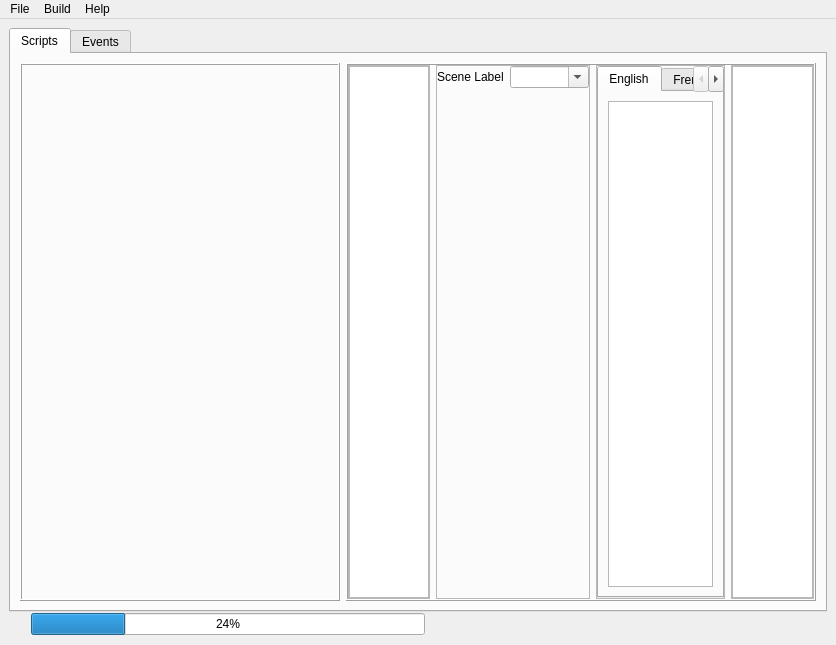
<?xml version="1.0" encoding="UTF-8"?>
<ui version="4.0">
 <class>MainWindow</class>
 <widget class="QMainWindow" name="MainWindow">
  <property name="geometry">
   <rect>
    <x>0</x>
    <y>0</y>
    <width>836</width>
    <height>645</height>
   </rect>
  </property>
  <property name="sizePolicy">
   <sizepolicy hsizetype="Expanding" vsizetype="Expanding">
    <horstretch>1</horstretch>
    <verstretch>1</verstretch>
   </sizepolicy>
  </property>
  <property name="windowTitle">
   <string>MainWindow</string>
  </property>
  <widget class="QWidget" name="center">
   <property name="enabled">
    <bool>true</bool>
   </property>
   <property name="sizePolicy">
    <sizepolicy hsizetype="Expanding" vsizetype="Expanding">
     <horstretch>1</horstretch>
     <verstretch>1</verstretch>
    </sizepolicy>
   </property>
   <layout class="QVBoxLayout" name="verticalLayout">
    <property name="spacing">
     <number>0</number>
    </property>
    <item>
     <widget class="QTabWidget" name="tabs">
      <property name="enabled">
       <bool>true</bool>
      </property>
      <property name="sizePolicy">
       <sizepolicy hsizetype="Expanding" vsizetype="Expanding">
        <horstretch>1</horstretch>
        <verstretch>1</verstretch>
       </sizepolicy>
      </property>
      <property name="currentIndex">
       <number>0</number>
      </property>
      <widget class="QWidget" name="script_tab">
       <property name="enabled">
        <bool>true</bool>
       </property>
       <property name="sizePolicy">
        <sizepolicy hsizetype="Expanding" vsizetype="Expanding">
         <horstretch>1</horstretch>
         <verstretch>1</verstretch>
        </sizepolicy>
       </property>
       <property name="minimumSize">
        <size>
         <width>0</width>
         <height>0</height>
        </size>
       </property>
       <attribute name="title">
        <string>Scripts</string>
       </attribute>
       <layout class="QHBoxLayout" name="horizontalLayout_2">
        <item>
         <layout class="QHBoxLayout" name="horizontalLayout_4">
          <property name="sizeConstraint">
           <enum>QLayout::SizeConstraint::SetNoConstraint</enum>
          </property>
          <item>
           <widget class="QFrame" name="script_tree_frame">
            <property name="sizePolicy">
             <sizepolicy hsizetype="Expanding" vsizetype="Expanding">
              <horstretch>1</horstretch>
              <verstretch>1</verstretch>
             </sizepolicy>
            </property>
            <property name="minimumSize">
             <size>
              <width>320</width>
              <height>0</height>
             </size>
            </property>
            <property name="maximumSize">
             <size>
              <width>320</width>
              <height>16777215</height>
             </size>
            </property>
            <property name="frameShape">
             <enum>QFrame::Shape::Box</enum>
            </property>
            <property name="frameShadow">
             <enum>QFrame::Shadow::Raised</enum>
            </property>
            <layout class="QHBoxLayout" name="horizontalLayout_9">
             <property name="leftMargin">
              <number>0</number>
             </property>
             <property name="topMargin">
              <number>0</number>
             </property>
             <property name="rightMargin">
              <number>0</number>
             </property>
             <property name="bottomMargin">
              <number>0</number>
             </property>
            </layout>
           </widget>
          </item>
          <item>
           <widget class="QFrame" name="script_data_frame">
            <property name="sizePolicy">
             <sizepolicy hsizetype="Expanding" vsizetype="Expanding">
              <horstretch>2</horstretch>
              <verstretch>1</verstretch>
             </sizepolicy>
            </property>
            <property name="frameShape">
             <enum>QFrame::Shape::Box</enum>
            </property>
            <property name="frameShadow">
             <enum>QFrame::Shadow::Raised</enum>
            </property>
            <property name="lineWidth">
             <number>1</number>
            </property>
            <property name="midLineWidth">
             <number>0</number>
            </property>
            <layout class="QHBoxLayout" name="horizontalLayout_3">
             <property name="leftMargin">
              <number>0</number>
             </property>
             <property name="topMargin">
              <number>0</number>
             </property>
             <property name="rightMargin">
              <number>0</number>
             </property>
             <property name="bottomMargin">
              <number>0</number>
             </property>
             <item>
              <widget class="QFrame" name="script_frame">
               <property name="frameShape">
                <enum>QFrame::Shape::StyledPanel</enum>
               </property>
               <property name="frameShadow">
                <enum>QFrame::Shadow::Raised</enum>
               </property>
               <layout class="QVBoxLayout" name="verticalLayout_8">
                <property name="leftMargin">
                 <number>0</number>
                </property>
                <property name="topMargin">
                 <number>0</number>
                </property>
                <property name="rightMargin">
                 <number>0</number>
                </property>
                <property name="bottomMargin">
                 <number>0</number>
                </property>
                <item>
                 <widget class="QTextEdit" name="script_edit">
                  <property name="font">
                   <font>
                    <family>Courier New</family>
                   </font>
                  </property>
                 </widget>
                </item>
               </layout>
              </widget>
             </item>
             <item>
              <widget class="QFrame" name="scene_frame">
               <property name="frameShape">
                <enum>QFrame::Shape::StyledPanel</enum>
               </property>
               <property name="frameShadow">
                <enum>QFrame::Shadow::Raised</enum>
               </property>
               <layout class="QVBoxLayout" name="verticalLayout_7">
                <property name="leftMargin">
                 <number>0</number>
                </property>
                <property name="topMargin">
                 <number>0</number>
                </property>
                <property name="rightMargin">
                 <number>0</number>
                </property>
                <property name="bottomMargin">
                 <number>0</number>
                </property>
                <item>
                 <layout class="QHBoxLayout" name="horizontalLayout_12">
                  <item>
                   <widget class="QLabel" name="label_5">
                    <property name="text">
                     <string>Scene Label</string>
                    </property>
                   </widget>
                  </item>
                  <item>
                   <widget class="QComboBox" name="scene_edit">
                    <property name="font">
                     <font>
                      <family>Courier New</family>
                     </font>
                    </property>
                    <property name="editable">
                     <bool>true</bool>
                    </property>
                   </widget>
                  </item>
                  <item>
                   <spacer name="horizontalSpacer">
                    <property name="orientation">
                     <enum>Qt::Orientation::Horizontal</enum>
                    </property>
                    <property name="sizeHint" stdset="0">
                     <size>
                      <width>40</width>
                      <height>20</height>
                     </size>
                    </property>
                   </spacer>
                  </item>
                 </layout>
                </item>
                <item>
                 <spacer name="verticalSpacer">
                  <property name="orientation">
                   <enum>Qt::Orientation::Vertical</enum>
                  </property>
                  <property name="sizeHint" stdset="0">
                   <size>
                    <width>20</width>
                    <height>40</height>
                   </size>
                  </property>
                 </spacer>
                </item>
               </layout>
              </widget>
             </item>
             <item>
              <widget class="QFrame" name="string_frame">
               <property name="frameShape">
                <enum>QFrame::Shape::StyledPanel</enum>
               </property>
               <property name="frameShadow">
                <enum>QFrame::Shadow::Raised</enum>
               </property>
               <layout class="QVBoxLayout" name="verticalLayout_9">
                <property name="leftMargin">
                 <number>0</number>
                </property>
                <property name="topMargin">
                 <number>0</number>
                </property>
                <property name="rightMargin">
                 <number>0</number>
                </property>
                <property name="bottomMargin">
                 <number>0</number>
                </property>
                <item>
                 <widget class="QTabWidget" name="language_tabs">
                  <property name="currentIndex">
                   <number>0</number>
                  </property>
                  <widget class="QWidget" name="english_tab">
                   <attribute name="title">
                    <string>English</string>
                   </attribute>
                   <layout class="QHBoxLayout" name="horizontalLayout_14">
                    <item>
                     <widget class="QTextEdit" name="english_edit">
                      <property name="font">
                       <font>
                        <family>Courier New</family>
                       </font>
                      </property>
                     </widget>
                    </item>
                   </layout>
                  </widget>
                  <widget class="QWidget" name="french_tab">
                   <attribute name="title">
                    <string>French</string>
                   </attribute>
                   <layout class="QHBoxLayout" name="horizontalLayout_16">
                    <item>
                     <widget class="QTextEdit" name="french_edit"/>
                    </item>
                   </layout>
                  </widget>
                  <widget class="QWidget" name="german_tab">
                   <attribute name="title">
                    <string>German</string>
                   </attribute>
                   <layout class="QHBoxLayout" name="horizontalLayout_17">
                    <item>
                     <widget class="QTextEdit" name="german_edit"/>
                    </item>
                   </layout>
                  </widget>
                  <widget class="QWidget" name="italian_tab">
                   <attribute name="title">
                    <string>Italian</string>
                   </attribute>
                   <layout class="QHBoxLayout" name="horizontalLayout_18">
                    <item>
                     <widget class="QTextEdit" name="italian_edit"/>
                    </item>
                   </layout>
                  </widget>
                  <widget class="QWidget" name="spanish_tab">
                   <attribute name="title">
                    <string>Spanish</string>
                   </attribute>
                   <layout class="QHBoxLayout" name="horizontalLayout_15">
                    <item>
                     <widget class="QTextEdit" name="spanish_edit"/>
                    </item>
                   </layout>
                  </widget>
                 </widget>
                </item>
               </layout>
              </widget>
             </item>
             <item>
              <widget class="QFrame" name="conditionals_frame">
               <property name="enabled">
                <bool>true</bool>
               </property>
               <property name="frameShape">
                <enum>QFrame::Shape::StyledPanel</enum>
               </property>
               <property name="frameShadow">
                <enum>QFrame::Shadow::Raised</enum>
               </property>
               <layout class="QVBoxLayout" name="verticalLayout_6">
                <property name="leftMargin">
                 <number>0</number>
                </property>
                <property name="topMargin">
                 <number>0</number>
                </property>
                <property name="rightMargin">
                 <number>0</number>
                </property>
                <property name="bottomMargin">
                 <number>0</number>
                </property>
                <item>
                 <widget class="QTextEdit" name="conditionals_edit">
                  <property name="font">
                   <font>
                    <family>Courier New</family>
                   </font>
                  </property>
                 </widget>
                </item>
               </layout>
              </widget>
             </item>
            </layout>
           </widget>
          </item>
         </layout>
        </item>
       </layout>
      </widget>
      <widget class="QWidget" name="event_tab">
       <property name="enabled">
        <bool>true</bool>
       </property>
       <property name="sizePolicy">
        <sizepolicy hsizetype="Expanding" vsizetype="Expanding">
         <horstretch>1</horstretch>
         <verstretch>1</verstretch>
        </sizepolicy>
       </property>
       <attribute name="title">
        <string>Events</string>
       </attribute>
       <layout class="QHBoxLayout" name="horizontalLayout">
        <item>
         <layout class="QHBoxLayout" name="horizontalLayout_5">
          <property name="sizeConstraint">
           <enum>QLayout::SizeConstraint::SetNoConstraint</enum>
          </property>
          <item>
           <widget class="QFrame" name="event_tree_frame">
            <property name="enabled">
             <bool>true</bool>
            </property>
            <property name="sizePolicy">
             <sizepolicy hsizetype="Expanding" vsizetype="Expanding">
              <horstretch>1</horstretch>
              <verstretch>1</verstretch>
             </sizepolicy>
            </property>
            <property name="minimumSize">
             <size>
              <width>320</width>
              <height>0</height>
             </size>
            </property>
            <property name="maximumSize">
             <size>
              <width>320</width>
              <height>16777215</height>
             </size>
            </property>
            <property name="frameShape">
             <enum>QFrame::Shape::Box</enum>
            </property>
            <property name="frameShadow">
             <enum>QFrame::Shadow::Raised</enum>
            </property>
            <layout class="QHBoxLayout" name="horizontalLayout_8">
             <property name="leftMargin">
              <number>0</number>
             </property>
             <property name="topMargin">
              <number>0</number>
             </property>
             <property name="rightMargin">
              <number>0</number>
             </property>
             <property name="bottomMargin">
              <number>0</number>
             </property>
            </layout>
           </widget>
          </item>
          <item>
           <widget class="QFrame" name="event_data_frame">
            <property name="sizePolicy">
             <sizepolicy hsizetype="Expanding" vsizetype="Expanding">
              <horstretch>2</horstretch>
              <verstretch>1</verstretch>
             </sizepolicy>
            </property>
            <property name="frameShape">
             <enum>QFrame::Shape::Box</enum>
            </property>
            <property name="frameShadow">
             <enum>QFrame::Shadow::Raised</enum>
            </property>
            <layout class="QVBoxLayout" name="verticalLayout_4">
             <property name="leftMargin">
              <number>0</number>
             </property>
             <property name="topMargin">
              <number>0</number>
             </property>
             <property name="rightMargin">
              <number>0</number>
             </property>
             <property name="bottomMargin">
              <number>0</number>
             </property>
             <item>
              <widget class="QFrame" name="event_frame">
               <property name="frameShape">
                <enum>QFrame::Shape::StyledPanel</enum>
               </property>
               <property name="frameShadow">
                <enum>QFrame::Shadow::Raised</enum>
               </property>
               <layout class="QVBoxLayout" name="verticalLayout_5">
                <property name="leftMargin">
                 <number>0</number>
                </property>
                <property name="topMargin">
                 <number>0</number>
                </property>
                <property name="rightMargin">
                 <number>0</number>
                </property>
                <property name="bottomMargin">
                 <number>0</number>
                </property>
                <item>
                 <layout class="QHBoxLayout" name="horizontalLayout_6">
                  <item>
                   <widget class="QLabel" name="label_3">
                    <property name="minimumSize">
                     <size>
                      <width>64</width>
                      <height>0</height>
                     </size>
                    </property>
                    <property name="text">
                     <string>Script</string>
                    </property>
                    <property name="alignment">
                     <set>Qt::AlignmentFlag::AlignCenter</set>
                    </property>
                   </widget>
                  </item>
                  <item>
                   <widget class="QComboBox" name="event_script_edit">
                    <property name="minimumSize">
                     <size>
                      <width>64</width>
                      <height>0</height>
                     </size>
                    </property>
                    <property name="font">
                     <font>
                      <family>Courier New</family>
                     </font>
                    </property>
                    <property name="editable">
                     <bool>true</bool>
                    </property>
                   </widget>
                  </item>
                  <item>
                   <spacer name="horizontalSpacer_4">
                    <property name="orientation">
                     <enum>Qt::Orientation::Horizontal</enum>
                    </property>
                    <property name="sizeHint" stdset="0">
                     <size>
                      <width>40</width>
                      <height>20</height>
                     </size>
                    </property>
                   </spacer>
                  </item>
                 </layout>
                </item>
                <item>
                 <layout class="QHBoxLayout" name="horizontalLayout_10">
                  <item>
                   <widget class="QLabel" name="label">
                    <property name="minimumSize">
                     <size>
                      <width>64</width>
                      <height>0</height>
                     </size>
                    </property>
                    <property name="text">
                     <string>Scene</string>
                    </property>
                    <property name="alignment">
                     <set>Qt::AlignmentFlag::AlignCenter</set>
                    </property>
                   </widget>
                  </item>
                  <item>
                   <widget class="QComboBox" name="event_scene_edit">
                    <property name="minimumSize">
                     <size>
                      <width>64</width>
                      <height>0</height>
                     </size>
                    </property>
                    <property name="font">
                     <font>
                      <family>Courier New</family>
                     </font>
                    </property>
                    <property name="editable">
                     <bool>true</bool>
                    </property>
                   </widget>
                  </item>
                  <item>
                   <spacer name="horizontalSpacer_7">
                    <property name="orientation">
                     <enum>Qt::Orientation::Horizontal</enum>
                    </property>
                    <property name="sizeHint" stdset="0">
                     <size>
                      <width>40</width>
                      <height>20</height>
                     </size>
                    </property>
                   </spacer>
                  </item>
                 </layout>
                </item>
                <item>
                 <layout class="QHBoxLayout" name="horizontalLayout_11">
                  <item>
                   <widget class="QLabel" name="label_2">
                    <property name="minimumSize">
                     <size>
                      <width>64</width>
                      <height>0</height>
                     </size>
                    </property>
                    <property name="text">
                     <string>Allow Text</string>
                    </property>
                    <property name="alignment">
                     <set>Qt::AlignmentFlag::AlignCenter</set>
                    </property>
                   </widget>
                  </item>
                  <item>
                   <widget class="QLabel" name="label_4">
                    <property name="minimumSize">
                     <size>
                      <width>24</width>
                      <height>0</height>
                     </size>
                    </property>
                    <property name="text">
                     <string/>
                    </property>
                   </widget>
                  </item>
                  <item>
                   <widget class="QCheckBox" name="event_has_strings_edit">
                    <property name="minimumSize">
                     <size>
                      <width>32</width>
                      <height>0</height>
                     </size>
                    </property>
                    <property name="text">
                     <string/>
                    </property>
                   </widget>
                  </item>
                  <item>
                   <spacer name="horizontalSpacer_2">
                    <property name="orientation">
                     <enum>Qt::Orientation::Horizontal</enum>
                    </property>
                    <property name="sizeHint" stdset="0">
                     <size>
                      <width>40</width>
                      <height>20</height>
                     </size>
                    </property>
                   </spacer>
                  </item>
                 </layout>
                </item>
               </layout>
              </widget>
             </item>
             <item>
              <spacer name="verticalSpacer_2">
               <property name="orientation">
                <enum>Qt::Orientation::Vertical</enum>
               </property>
               <property name="sizeHint" stdset="0">
                <size>
                 <width>20</width>
                 <height>40</height>
                </size>
               </property>
              </spacer>
             </item>
            </layout>
           </widget>
          </item>
         </layout>
        </item>
       </layout>
      </widget>
     </widget>
    </item>
    <item>
     <layout class="QHBoxLayout" name="statusbar">
      <property name="leftMargin">
       <number>8</number>
      </property>
      <property name="rightMargin">
       <number>8</number>
      </property>
      <item>
       <widget class="QLabel" name="status">
        <property name="minimumSize">
         <size>
          <width>0</width>
          <height>24</height>
         </size>
        </property>
        <property name="text">
         <string/>
        </property>
        <property name="alignment">
         <set>Qt::AlignmentFlag::AlignCenter</set>
        </property>
       </widget>
      </item>
      <item>
       <widget class="QLabel" name="label_6">
        <property name="text">
         <string/>
        </property>
       </widget>
      </item>
      <item>
       <widget class="QProgressBar" name="progress">
        <property name="enabled">
         <bool>true</bool>
        </property>
        <property name="value">
         <number>24</number>
        </property>
        <property name="textVisible">
         <bool>true</bool>
        </property>
       </widget>
      </item>
      <item>
       <spacer name="horizontalSpacer_5">
        <property name="orientation">
         <enum>Qt::Orientation::Horizontal</enum>
        </property>
        <property name="sizeHint" stdset="0">
         <size>
          <width>40</width>
          <height>20</height>
         </size>
        </property>
       </spacer>
      </item>
     </layout>
    </item>
   </layout>
  </widget>
  <widget class="QMenuBar" name="menubar">
   <property name="geometry">
    <rect>
     <x>0</x>
     <y>0</y>
     <width>836</width>
     <height>21</height>
    </rect>
   </property>
   <widget class="QMenu" name="menuTest">
    <property name="title">
     <string>File</string>
    </property>
    <addaction name="separator"/>
    <addaction name="action_new_project"/>
    <addaction name="action_load_project"/>
    <addaction name="action_close_project"/>
    <addaction name="separator"/>
    <addaction name="action_save_project"/>
    <addaction name="action_save_project_as"/>
    <addaction name="separator"/>
    <addaction name="action_exit"/>
   </widget>
   <widget class="QMenu" name="menuHelp">
    <property name="title">
     <string>Help</string>
    </property>
    <addaction name="action_manual"/>
    <addaction name="actionAbout"/>
   </widget>
   <widget class="QMenu" name="menuBuild">
    <property name="title">
     <string>Build</string>
    </property>
    <addaction name="separator"/>
    <addaction name="action_build"/>
    <addaction name="action_build_as"/>
    <addaction name="separator"/>
    <addaction name="action_clean"/>
    <addaction name="action_assemble"/>
   </widget>
   <addaction name="menuTest"/>
   <addaction name="menuBuild"/>
   <addaction name="menuHelp"/>
  </widget>
  <action name="action_new_project">
   <property name="icon">
    <iconset theme="QIcon::ThemeIcon::FolderNew"/>
   </property>
   <property name="text">
    <string>New Project</string>
   </property>
  </action>
  <action name="action_load_project">
   <property name="icon">
    <iconset theme="QIcon::ThemeIcon::FolderOpen"/>
   </property>
   <property name="text">
    <string>Load Project</string>
   </property>
  </action>
  <action name="action_manual">
   <property name="icon">
    <iconset theme="QIcon::ThemeIcon::HelpFaq"/>
   </property>
   <property name="text">
    <string>Manual</string>
   </property>
  </action>
  <action name="actionAbout">
   <property name="icon">
    <iconset theme="QIcon::ThemeIcon::HelpAbout"/>
   </property>
   <property name="text">
    <string>About</string>
   </property>
  </action>
  <action name="action_save_project">
   <property name="icon">
    <iconset theme="QIcon::ThemeIcon::DocumentSave"/>
   </property>
   <property name="text">
    <string>Save Project</string>
   </property>
  </action>
  <action name="action_save_project_as">
   <property name="icon">
    <iconset theme="QIcon::ThemeIcon::DocumentSaveAs"/>
   </property>
   <property name="text">
    <string>Save Project As</string>
   </property>
  </action>
  <action name="action_assemble">
   <property name="icon">
    <iconset theme="QIcon::ThemeIcon::DocumentProperties"/>
   </property>
   <property name="text">
    <string>Assemble</string>
   </property>
  </action>
  <action name="action_close_project">
   <property name="icon">
    <iconset theme="QIcon::ThemeIcon::SystemLogOut"/>
   </property>
   <property name="text">
    <string>Close Project</string>
   </property>
  </action>
  <action name="action_clean">
   <property name="icon">
    <iconset theme="QIcon::ThemeIcon::EditDelete"/>
   </property>
   <property name="text">
    <string>Clean</string>
   </property>
  </action>
  <action name="action_build">
   <property name="icon">
    <iconset theme="QIcon::ThemeIcon::DocumentProperties"/>
   </property>
   <property name="text">
    <string>Build</string>
   </property>
  </action>
  <action name="action_exit">
   <property name="icon">
    <iconset theme="QIcon::ThemeIcon::ApplicationExit"/>
   </property>
   <property name="text">
    <string>Exit</string>
   </property>
  </action>
  <action name="action_build_as">
   <property name="icon">
    <iconset theme="QIcon::ThemeIcon::DocumentProperties"/>
   </property>
   <property name="text">
    <string>Build As</string>
   </property>
  </action>
 </widget>
 <resources/>
 <connections/>
</ui>
